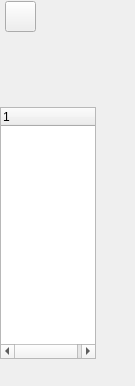
<?xml version="1.0" encoding="UTF-8"?>
<ui version="4.0">
  <class>IntExplorer</class>
  <widget class="QWidget" name="IntExplorer">
    <property name="geometry">
      <rect>
        <x>0</x>
        <y>0</y>
        <width>135</width>
        <height>386</height>
      </rect>
    </property>
    <property name="windowTitle">
      <string>IntExplorer</string>
    </property>
    <!-- vcl-FormStyle: fsStayOnTop → setWindowFlag(Qt::WindowStaysOnTopHint) -->
    <widget class="QFrame" name="UgolPanel">
      <property name="geometry">
        <rect>
          <x>0</x>
          <y>0</y>
          <width>127</width>
          <height>33</height>
        </rect>
      </property>
      <property name="frameShape">
        <enum>QFrame::NoFrame</enum>
      </property>
      <!-- vcl-align: alTop → arrange in a Qt layout manager -->
      <widget class="QToolButton" name="ParentUp">
        <property name="geometry">
          <rect>
            <x>5</x>
            <y>1</y>
            <width>31</width>
            <height>31</height>
          </rect>
        </property>
        <property name="text">
          <string/>
        </property>
      </widget>
      <widget class="QToolBar" name="MinPanel">
        <property name="geometry">
          <rect>
            <x>96</x>
            <y>0</y>
            <width>31</width>
            <height>33</height>
          </rect>
        </property>
        <!-- vcl-align: alRight → arrange in a Qt layout manager -->
        <widget class="QWidget" name="btnMinimize">
          <property name="geometry">
            <rect>
              <x>0</x>
              <y>2</y>
              <width>1</width>
              <height>1</height>
            </rect>
          </property>
          <property name="windowTitle">
            <string>btnMinimize</string>
          </property>
        </widget>
      </widget>
    </widget>
    <widget class="QFrame" name="BackPanel">
      <property name="geometry">
        <rect>
          <x>96</x>
          <y>33</y>
          <width>31</width>
          <height>326</height>
        </rect>
      </property>
      <property name="frameShape">
        <enum>QFrame::NoFrame</enum>
      </property>
      <!-- vcl-align: alRight → arrange in a Qt layout manager -->
      <widget class="QToolBar" name="MainToolBar">
        <property name="geometry">
          <rect>
            <x>0</x>
            <y>0</y>
            <width>31</width>
            <height>90</height>
          </rect>
        </property>
        <property name="windowTitle">
          <string>MainToolBar</string>
        </property>
        <widget class="QWidget" name="ToolButton1">
          <property name="geometry">
            <rect>
              <x>0</x>
              <y>0</y>
              <width>1</width>
              <height>1</height>
            </rect>
          </property>
          <property name="windowTitle">
            <string>ToolButton1</string>
          </property>
        </widget>
        <widget class="QWidget" name="ToolButton2">
          <property name="geometry">
            <rect>
              <x>0</x>
              <y>30</y>
              <width>1</width>
              <height>1</height>
            </rect>
          </property>
          <property name="windowTitle">
            <string>ToolButton2</string>
          </property>
        </widget>
        <widget class="QWidget" name="ToolButton3">
          <property name="geometry">
            <rect>
              <x>0</x>
              <y>60</y>
              <width>1</width>
              <height>1</height>
            </rect>
          </property>
          <property name="windowTitle">
            <string>ToolButton3</string>
          </property>
        </widget>
      </widget>
    </widget>
    <widget class="QFrame" name="ClientPanel">
      <property name="geometry">
        <rect>
          <x>0</x>
          <y>33</y>
          <width>96</width>
          <height>326</height>
        </rect>
      </property>
      <property name="windowTitle">
        <string>ClientPanel</string>
      </property>
      <property name="frameShape">
        <enum>QFrame::NoFrame</enum>
      </property>
      <!-- vcl-align: alClient → arrange in a Qt layout manager -->
      <widget class="QTreeWidget" name="LV">
        <property name="geometry">
          <rect>
            <x>0</x>
            <y>74</y>
            <width>96</width>
            <height>252</height>
          </rect>
        </property>
        <!-- vcl-align: alClient → arrange in a Qt layout manager -->
      </widget>
      <widget class="QFrame" name="ToolPanel">
        <property name="geometry">
          <rect>
            <x>0</x>
            <y>26</y>
            <width>96</width>
            <height>48</height>
          </rect>
        </property>
        <property name="windowTitle">
          <string>ToolPanel</string>
        </property>
        <property name="visible">
          <bool>false</bool>
        </property>
        <property name="frameShape">
          <enum>QFrame::NoFrame</enum>
        </property>
        <!-- vcl-align: alTop → arrange in a Qt layout manager -->
        <widget class="QFrame" name="ToolForms">
          <property name="geometry">
            <rect>
              <x>0</x>
              <y>0</y>
              <width>96</width>
              <height>48</height>
            </rect>
          </property>
          <property name="windowTitle">
            <string>ToolForms</string>
          </property>
          <property name="visible">
            <bool>false</bool>
          </property>
          <property name="frameShape">
            <enum>QFrame::NoFrame</enum>
          </property>
          <!-- vcl-align: alClient → arrange in a Qt layout manager -->
        </widget>
      </widget>
      <widget class="QToolBar" name="ToolButtons">
        <property name="geometry">
          <rect>
            <x>0</x>
            <y>0</y>
            <width>96</width>
            <height>26</height>
          </rect>
        </property>
        <property name="windowTitle">
          <string>ToolButtons</string>
        </property>
      </widget>
    </widget>
  </widget>
  <resources/>
  <connections/>
</ui>
